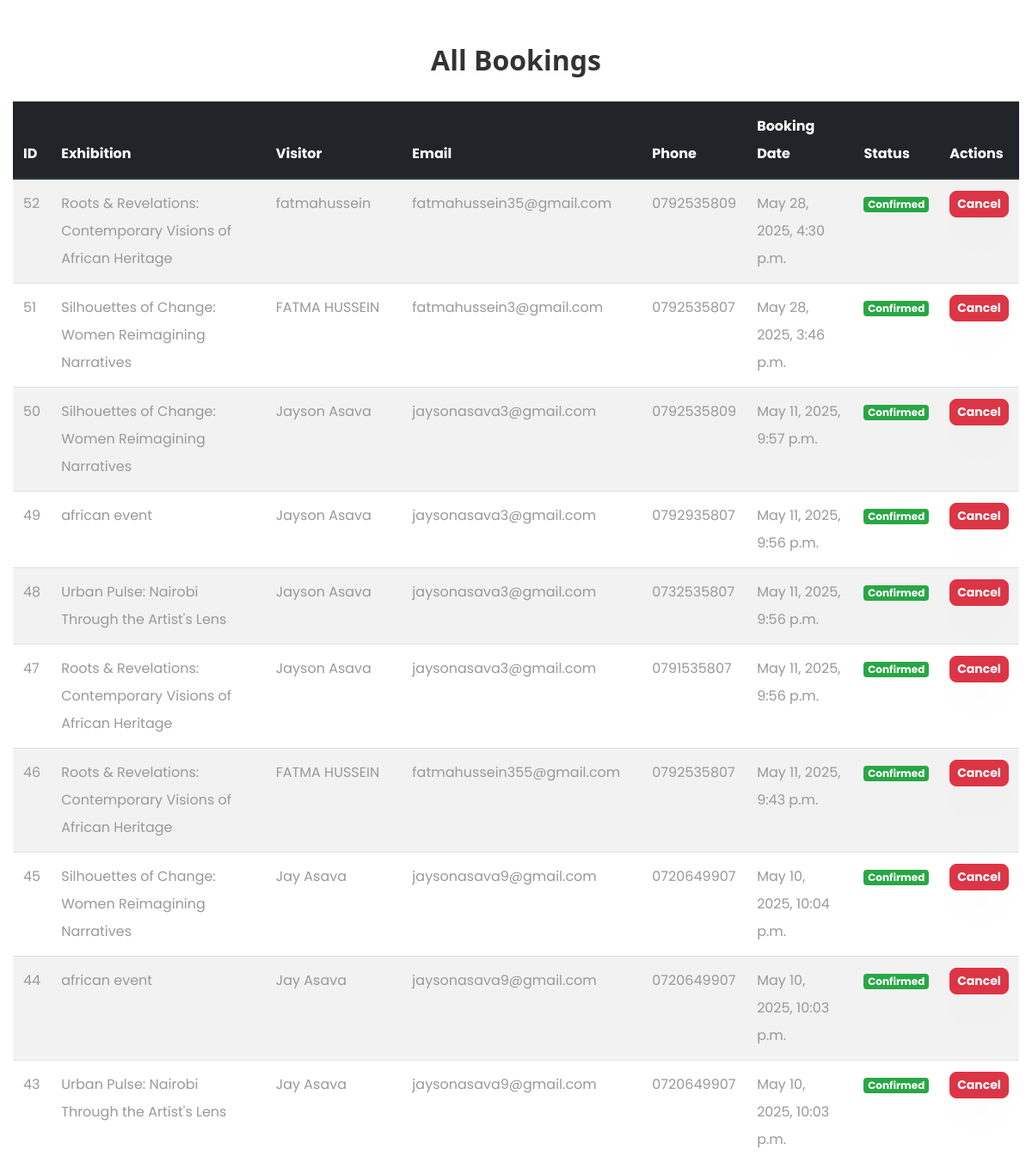
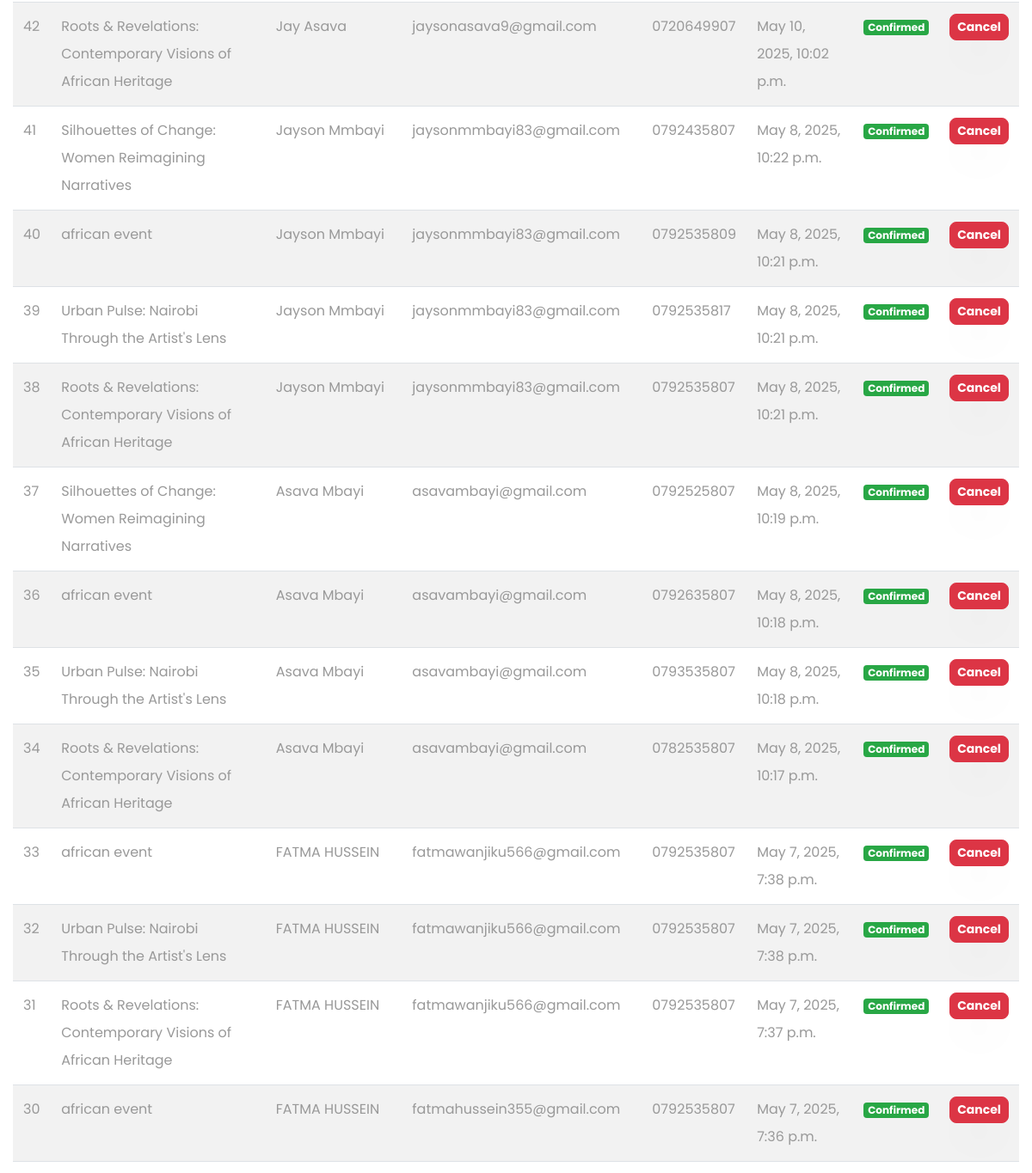
/bookings/ (signed in, middle part), run on an earlier commit of the app's database (2 pictures, top to bottom).
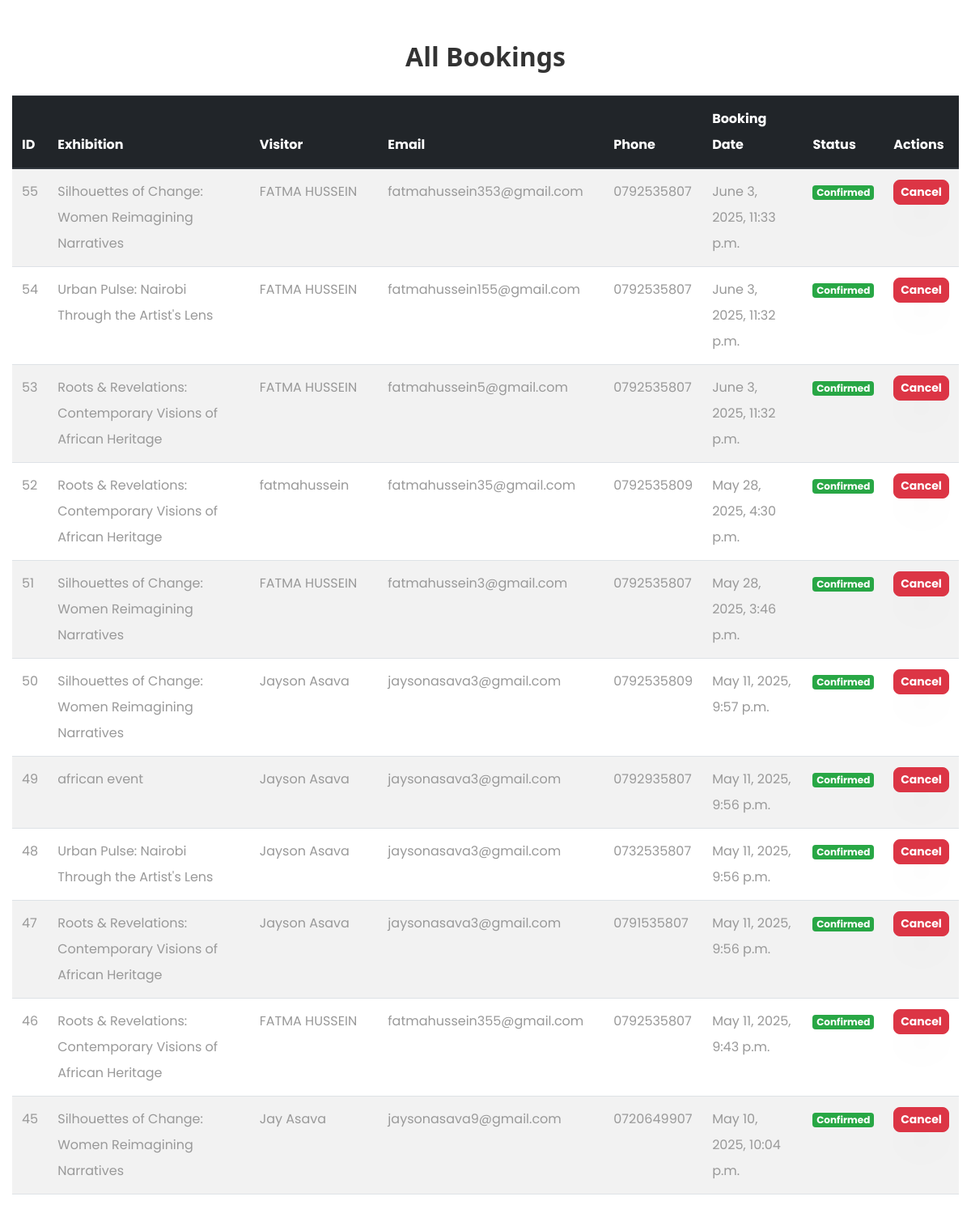
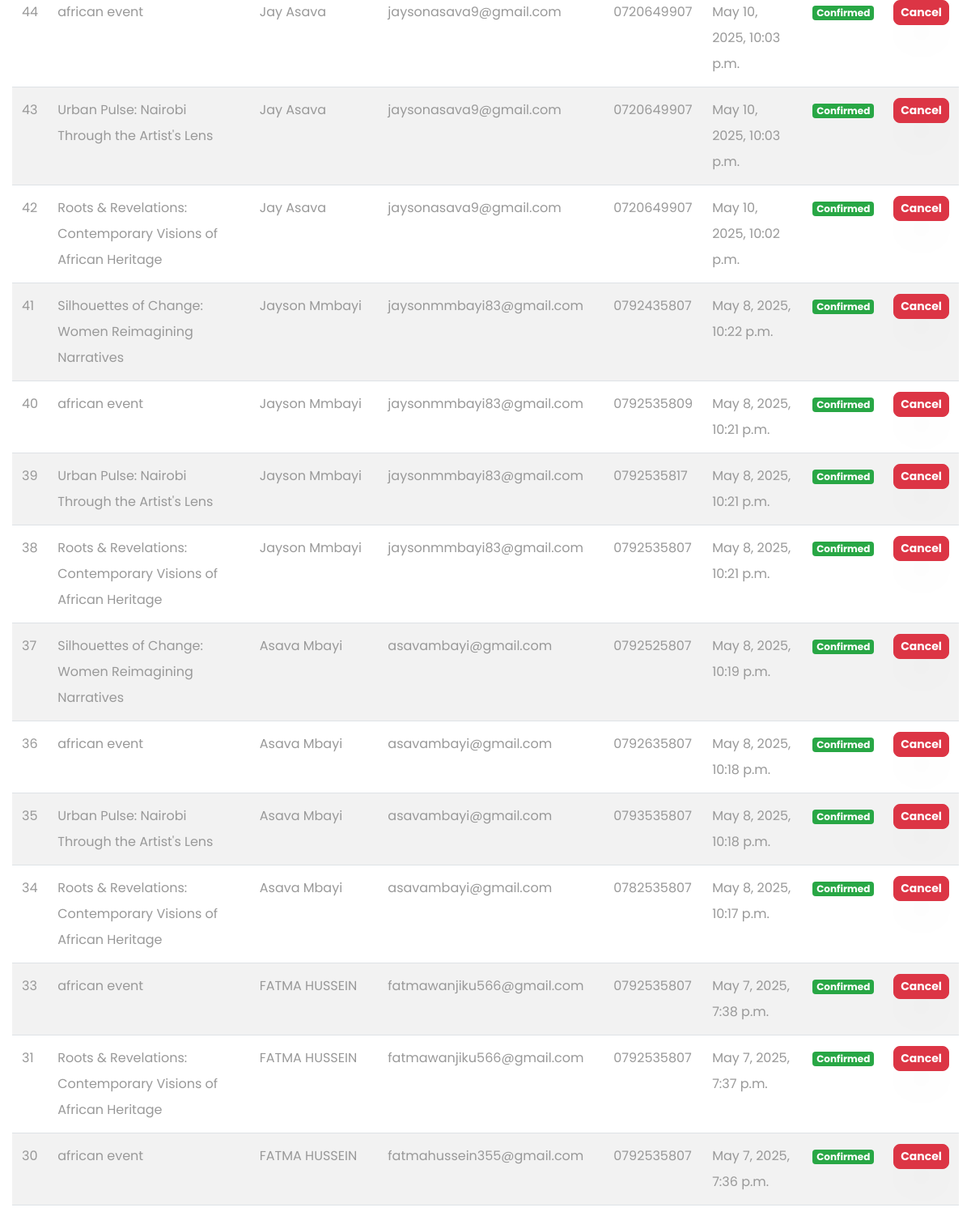
And on a later commit of the database (2 pictures, top to bottom).
### usanii/models.py (models this page shows, shortened)
class Booking(models.Model):
    exhibition = models.ForeignKey(
        Exhibition,
        on_delete=models.CASCADE,
        related_name='bookings'  # Added for easier querying
    )
    name = models.CharField(max_length=255)
    email = models.EmailField()
    phone = models.CharField(max_length=15)
    booking_date = models.DateTimeField(auto_now_add=True)
    is_confirmed = models.BooleanField(default=True)
    attended = models.BooleanField(default=False)  # Track if they actually attended
    user = models.ForeignKey(User, on_delete=models.SET_NULL, null=True, blank=True)  # Added for customer reports
    class Meta:
        unique_together = ('email', 'exhibition')  # Prevent duplicate bookings
        ordering = ['-booking_date']  # Newest bookings first
        verbose_name = "Booking"
        verbose_name_plural = "Bookings"

class Exhibition(models.Model):
    title = models.CharField(max_length=255)
    image = models.ImageField(upload_to='exhibitions/')
    date = models.CharField(max_length=200, default='Saturday')
    description = models.TextField(max_length=1000, default='This is an exhibition')
    start_time = models.TimeField(
        help_text="Format: HH:MM (24-hour format), e.g. 18:00 for 6 PM"
    )
    end_time = models.TimeField(
        help_text="Format: HH:MM (24-hour format), e.g. 21:00 for 9 PM"
    )
    max_capacity = models.PositiveIntegerField(default=50)
    current_attendees = models.PositiveIntegerField(default=0)
    created_at = models.DateTimeField(default=timezone.now)  # Added for better reporting
    booking_date = models.DateTimeField(default=timezone.now)
    class Meta:
        verbose_name = "Exhibition"
        verbose_name_plural = "Exhibitions"
        ordering = ['-created_at']  # Newest exhibitions first

### usanii/views.py (the view)
# urls.py: path('bookings/', views.booking_list, name='booking_list'),
def booking_list(request):
    if not request.user.is_authenticated:
        return redirect('login')
    bookings = Booking.objects.select_related('exhibition').all()
    return render(request, "booking_list.html", {
        "bookings": bookings,
        "footer": Footer.objects.all()
    })

### usanii/templates/booking_list.html (shortened to what this page needs)
{% extends 'common.html' %}
{% load static %}
{% block body %}
<div class="container my-5">
    <h2 class="text-center mb-4" style="font-family: 'Segoe UI', Tahoma, Geneva, Verdana, sans-serif; color: #333; font-weight: bold;">All Bookings</h2>
    <div class="table-responsive">
        <table class="table table-striped table-hover" style="border-radius: 8px; box-shadow: 0 4px 10px rgba(0, 0, 0, 0.1);">
            <thead class="thead-dark" style="background-color: #3498db; color: #fff;">
                <tr>
                    <th>ID</th>
                    <th>Exhibition</th>
                    <th>Visitor</th>
                    <th>Email</th>
                    <th>Phone</th>
                    <th>Booking Date</th>
                    <th>Status</th>
                    <th>Actions</th>
                </tr>
            </thead>
            <tbody>
                {% for booking in bookings %}
                <tr>
                    <td>{{ booking.id }}</td>
                    <td>{{ booking.exhibition.title }}</td>
                    <td>{{ booking.name }}</td>
                    <td>{{ booking.email }}</td>
                    <td>{{ booking.phone }}</td>
                    <td>{{ booking.booking_date }}</td>
                    <td>
                        {% if booking.is_confirmed %}
                            <span class="badge badge-success" style="font-weight: bold;">Confirmed</span>
                        {% else %}
                            <span class="badge badge-warning" style="font-weight: bold;">Pending</span>
                        {% endif %}
                    </td>
                    <td>
                        <a href="{% url 'cancel_booking' booking.id %}" class="btn btn-sm btn-danger" onclick="return confirm('Are you sure you want to cancel this booking?')" style="border-radius: 8px; font-weight: bold;">Cancel</a>
                    </td>
                </tr>
                {% empty %}
                <tr>
                    <td colspan="8" class="text-center">No bookings found</td>
                </tr>
                {% endfor %}
            </tbody>
        </table>
    </div>
</div>
{% endblock %}

What changed in the data, as far as the page shows it:
removed Booking: id "32", exhibition "Urban Pulse: Nairobi Through the Artist's Lens", name "FATMA HUSSEIN", email "fatmawanjiku566@gmail.com", phone "0792535807", booking_date "May 7, 2025, 7:38 p.m.", is_confirmed "Confirmed"
added Booking: id "55", exhibition "Silhouettes of Change: Women Reimagining Narratives", name "FATMA HUSSEIN", email "fatmahussein353@gmail.com", phone "0792535807", booking_date "June 3, 2025, 11:33 p.m.", is_confirmed "Confirmed"
added Booking: id "54", exhibition "Urban Pulse: Nairobi Through the Artist's Lens", name "FATMA HUSSEIN", email "fatmahussein155@gmail.com", phone "0792535807", booking_date "June 3, 2025, 11:32 p.m.", is_confirmed "Confirmed"
added Booking: id "53", exhibition "Roots & Revelations: Contemporary Visions of African Heritage", name "FATMA HUSSEIN", email "fatmahussein5@gmail.com", phone "0792535807", booking_date "June 3, 2025, 11:32 p.m.", is_confirmed "Confirmed"
